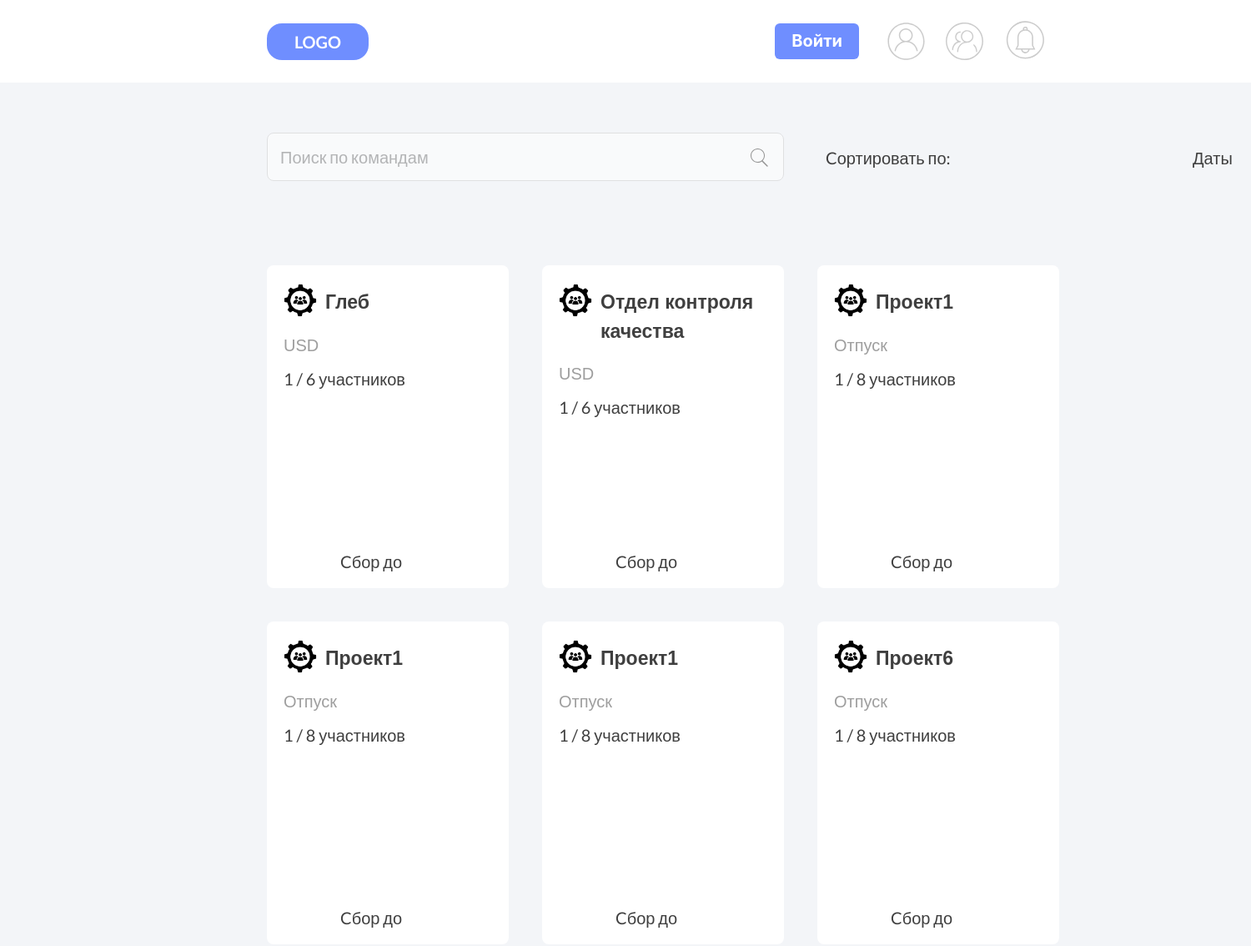
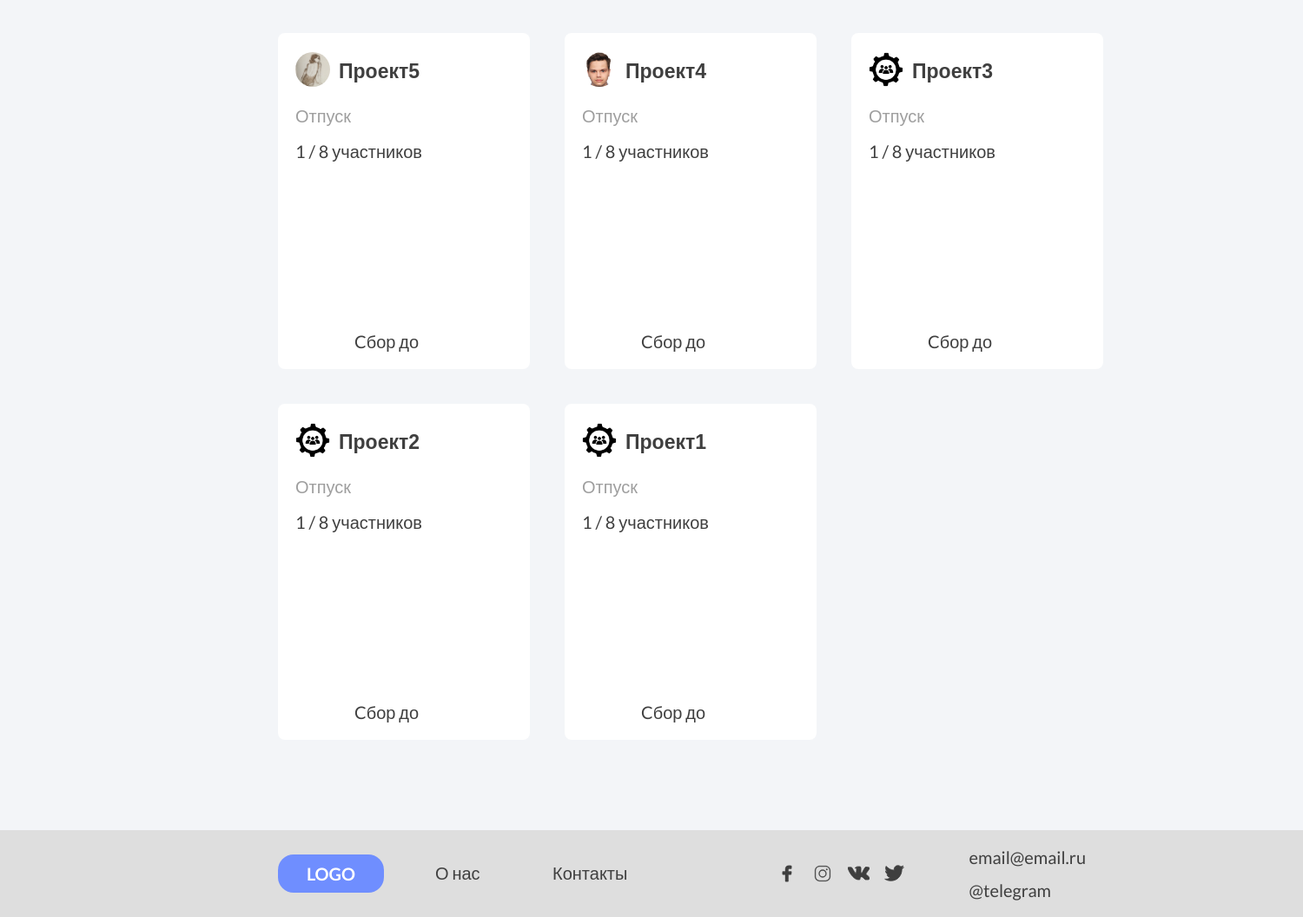
The page / on the database its author committed (2 pictures, top to bottom).
### users/models.py (models this page shows, shortened)
class Team(models.Model):
    ACTIVE = 'active'
    DELETED = 'deleted'
    CHOICES_STATUS  = (
        (ACTIVE, 'Active'),
        (DELETED, 'Deleted')
    )
    name = models.CharField(
        'Наименование команды',
        max_length=64,
        )
    description = models.CharField(
        'Описание команды',
        max_length=1024,
        null=True,
        blank=True
        )
    owner = models.ForeignKey(
        CustomUser,
        related_name='created_teams',
        verbose_name='Автор команды',
        on_delete=models.CASCADE,
        blank=True,
        null=True,
        )
    members = models.ManyToManyField(
        CustomUser,
        related_name='users_teams',
        verbose_name='Участники',
        blank=True,
        )
    count_of_players = models.IntegerField('Число участников')
    created_at = models.DateTimeField(
        'Дата cоздания команды',
        auto_now_add=True,
        null=True,
        blank=True
        )
    img = models.ImageField(
        'Фото команды',
        default='default-team.png',
        upload_to='user_images'
        )
    status = models.CharField(max_length=10, choices=CHOICES_STATUS, default=ACTIVE)
    class Meta:
        ordering = ['-created_at']
        verbose_name = 'Команду'
        verbose_name_plural = 'Команды'

### users/views.py (the view)
# urls.py: path("", userViews.BaseView.as_view(), name="home"),
class BaseView(ListView):
    model = Team
    template_name = 'users/home.html'
    context_object_name = "target"
    paginate_by =  16

### users/templates/users/home.html (shortened to what this page needs)
{% extends 'users/base.html'%}
{% load static %}
{% block link %}
    <link rel="stylesheet" type='text/css' href="{% static 'users/css/home.css' %}">
{% endblock %}
{% block content %}
    <div class="home">
        <div class="frame-13" id="searchID">
            <form autocomplete="off" id="search-form" method="post" class="frame-13">
                <input type="text" id="search-input" class="text_label" placeholder="Поиск по командам">
                <input type="submit" value="" class="iii" id="searchiconID" title="Поиск">
            </form>
        </div>
        <div class="frame-14" id="sortcountID">
            <div class="text_label-s lato-normal-ship-gray">Cортировать по: </div>
        </div>
        <div class="frame-15" id="sortdateID">
            <div class="text_label-d lato-normal-ship-gray">Даты </div>
        </div>
        <div class="block-teams" id="teamID">
            {% for team in target %}
                <a href="{% url 'team' team.id %}" class="icon-team">
                    <div class="frame-19">
                        <div class="frame-26">
                            <div class="frame-17">
                                <div class="frame-21">
                                    <img src="{{ team.img.url }}" alt="" class="unsplash">
                                </div>
                                <div class="frame-25">
                                    <div class="text_label_t valign-text-middle lato-semi-bold-ship-gray-23px"> {{ team.name }} </div>
                                </div>
                            </div>
                            <div class="text_label valign-text-middle lato-semi-bold-ship-gray-20px"> {{team.description|striptags|truncatechars:50}} </div>
                            <div class="frame-20">
                                <div class="frame-19-pl">
                                    <div class="valign-text-middle players  lato-normal-ship-gray"> {{team.members.all|length}} / {{team.count_of_players}} участников </div>
                                </div>
                            </div>
                        </div>
                        <div class="sbor valign-text-middle lato-normal-ship-gray"> Cбор до  </div>
                    </div>
                </a>
            {% endfor %}
        </div>
    </div>
{%endblock%}

### rows shown on the page
Team: img (placeholder picture), name "Глеб", description "USD", members.all|length "1", count_of_players "6"
Team: img (placeholder picture), name "Отдел контроля качества", description "USD", members.all|length "1", count_of_players "6"
Team: img (placeholder picture), name "Проект1", description "Отпуск", members.all|length "1", count_of_players "8"
Team: img (placeholder picture), name "Проект1", description "Отпуск", members.all|length "1", count_of_players "8"
Team: img (placeholder picture), name "Проект1", description "Отпуск", members.all|length "1", count_of_players "8"
Team: img (placeholder picture), name "Проект6", description "Отпуск", members.all|length "1", count_of_players "8"
Team: img (picture), name "Проект5", description "Отпуск", members.all|length "1", count_of_players "8"
Team: img (picture), name "Проект4", description "Отпуск", members.all|length "1", count_of_players "8"
Team: img (placeholder picture), name "Проект3", description "Отпуск", members.all|length "1", count_of_players "8"
Team: img (placeholder picture), name "Проект2", description "Отпуск", members.all|length "1", count_of_players "8"
Team: img (placeholder picture), name "Проект1", description "Отпуск", members.all|length "1", count_of_players "8"
